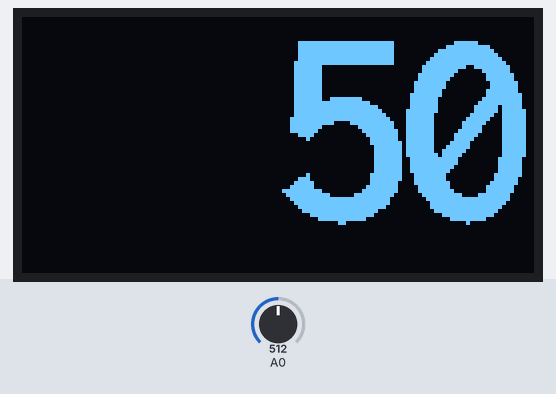
Bench run of a program on a simulated Arduino Leonardo, built with avr-gcc and run on an emulated ATmega32U4. On the bench: 128×64 one-colour display. The inputs (shaded band) are chosen by the test bench; at power-on: A0 = 512. USB keyboard and mouse output is not drawn.

Above: at 1.2 s.
1.3 s: A0 set to 716
At 3.0 s:
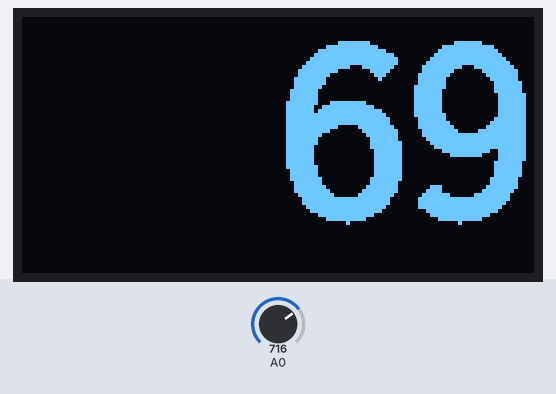
3.4 s: A0 set to 900
At 4.9 s:
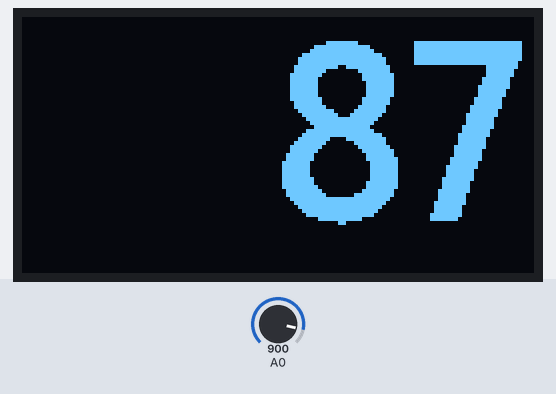
5.3 s: A0 set to 1023
At 6.3 s:
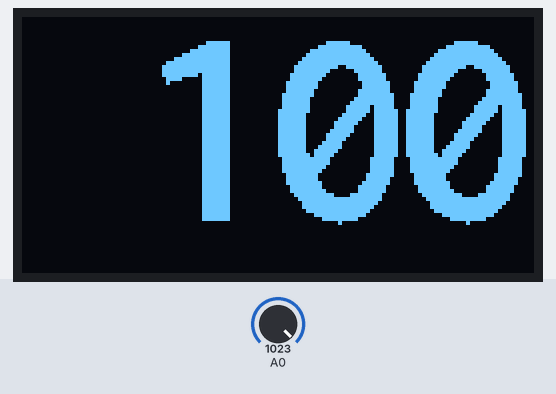
Timing chart, 0 to 8.3 s (numbered marks = the images above; inputs shaded):
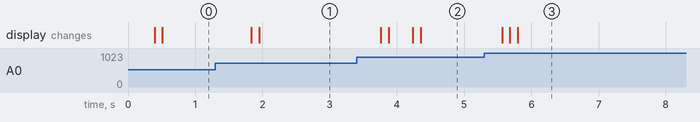

Measured:
- after the input at 1.3 s, the display: first changes after 0.54 s (image 1 shows a later state)
- after the input at 3.4 s, the display: first changes after 0.36 s (image 2 shows a later state)
- after the input at 5.3 s, the display: first changes after 0.26 s (image 3 shows a later state)

The program:

main.cpp
```cpp
/**
 * 用Arduino Leonardo实现一个简单的模拟飞行用油门（也可以当赛车手刹，或扩展其他功能）
 * 最早的版本是Uno上实现的，通过串口发送数据，并用SimConnect控制模拟飞行
 * 现在迁移到Leonardo上，可以用USB模拟游戏控制器
 *
 * 硬件及接线
 * 电位器：GND, AREF, A0
 * SH1106屏幕：SPI接法，接 3.3V, GND, SCL, SDA
*/
#include <Arduino.h>
#include <U8x8lib.h>
#include <Joystick.h>

U8X8_SH1106_128X64_NONAME_HW_I2C u8x8(/* reset=*/U8X8_PIN_NONE);
Joystick_ Joystick;

int analogReadWithFilter();

void setup(void)
{
  // 提高响应速度，比默认频率高一倍，实际提高应该不到一倍
  u8x8.setBusClock(800000);
  u8x8.begin();
  // 设置大字体，占满一行
  u8x8.setFont(u8x8_font_inb46_4x8_n);
  // 降低屏幕亮度
  u8x8.setContrast(64);
  // 初始化USB游戏控制器
  Joystick.begin();
}

void loop(void)
{
  // 读传感器值
  int aValue = analogReadWithFilter();
  // 手柄上报
  Joystick.setThrottle(aValue);

  // 屏幕显示
  char showStr[5];
  // 归一化到100
  float nValue = (float)aValue / 10.23;
  sprintf(showStr, "%4d", (int)nValue); // avr的sprintf默认竟然不支持处理浮点
  u8x8.home();
  u8x8.print(showStr);
}

/**
 * @brief 带简单滤波的ADC读取
 *
 * @return int
 */
int analogReadWithFilter()
{
  int max = 0;
  int min = 1023;
  int sum = 0;
  // 采样6次
  for (int i = 0; i < 6; i++)
  {
    int current = analogRead(A0);
    sum += current;
    if (current > max)
    {
      max = current;
    }
    if (current < min)
    {
      min = current;
    }
    delay(2);
  }
  // 去掉一个最大最小值，取平均
  float avg = float(sum - max - min) / 4.0;
  // 四舍五入
  return int(avg + 0.5);
}
```
